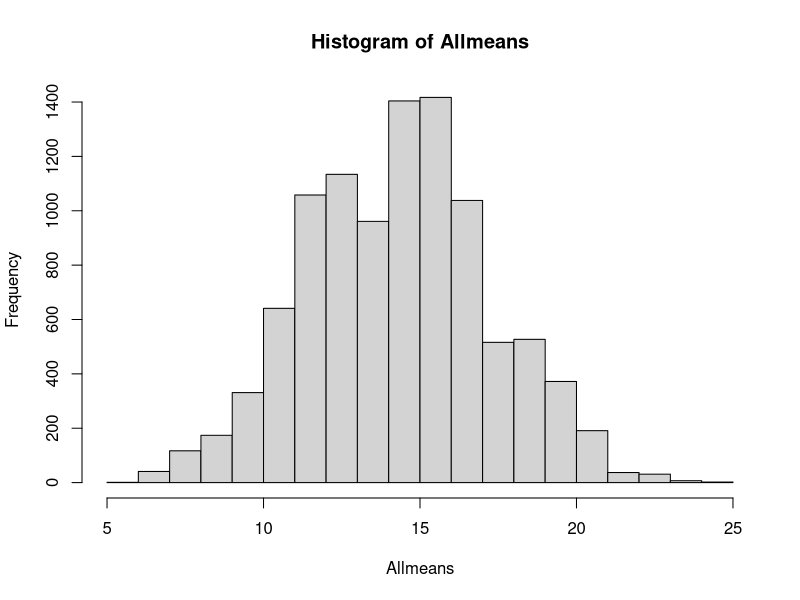

Generate this figure with R:
## ---- chunk 1
knitr::opts_chunk$set(echo = TRUE)
## ---- chunk 2
#  Here is my original sample from the population
os <- c(13, 12, 25, 17, 5)

#  Find the PE.  Here the point estimate is the mean of the sample.
PE <- mean(os)
PE

#  To select a sample of 5 from the faked population
#  -- using our sample in place of the population:
#  Do two of these and calculate the mean from each
s <- sample(os, size = 5, replace = TRUE)
s
mean(s)


#  Record these means on your activity
## ---- chunk 3
for (j in 1:5)  print("Hi there")

for (i in 1:5)  print(i)

for (i in 1:5) {
  print("Hi")
  print(i)
  print(i^2)
}

## ---- chunk 4
# Now we want to save values in a vector, rather than just printing them on the console.  We'll call the vector Allmeans.

Allmeans <- c()
for (i in 1:10000) {
  s <- sample(os, size = length(os), replace = TRUE)
  Allmeans[i] <- mean(s)
}

#  Allmeans
hist(Allmeans)

SE <- sd(Allmeans)
SE

 # Note:  we used size = 5 above, to reflect the size of the original sample.  Using length(os) makes the code work for any length os vector.

# The values in Allmeans are the Statistics from bootstrap samples.  So the SE is just the standard deviation of Allmeans.

#  Make a histogram of Allmeans

## ---- chunk 5
#  Calculate ME, lower and upper limits, then print in a sentence in terms of the problem.

ME <- 2 * SE

lowerlimit <- PE - ME
upperlimit <- PE + ME

lowerlimit <- round(lowerlimit, 2)
upperlimit <- round(upperlimit, 2)

print(paste("I'm 95% confident that the true mean number of states visited by students in 087 is captured in the interval from ", lowerlimit, " to ", upperlimit))
## ---- chunk 6

#  The code is really all the same, except changing means to medians in the PE and the bootstrap samples.


## ---- chunk 7
os <- c(0.08,0.10,0.07,0.08,0.10,0.11,
        0.05,0.05,0.06,0.08,NA,0.05,0.10)

os <- na.omit(os)    # to remove missing values from vector

